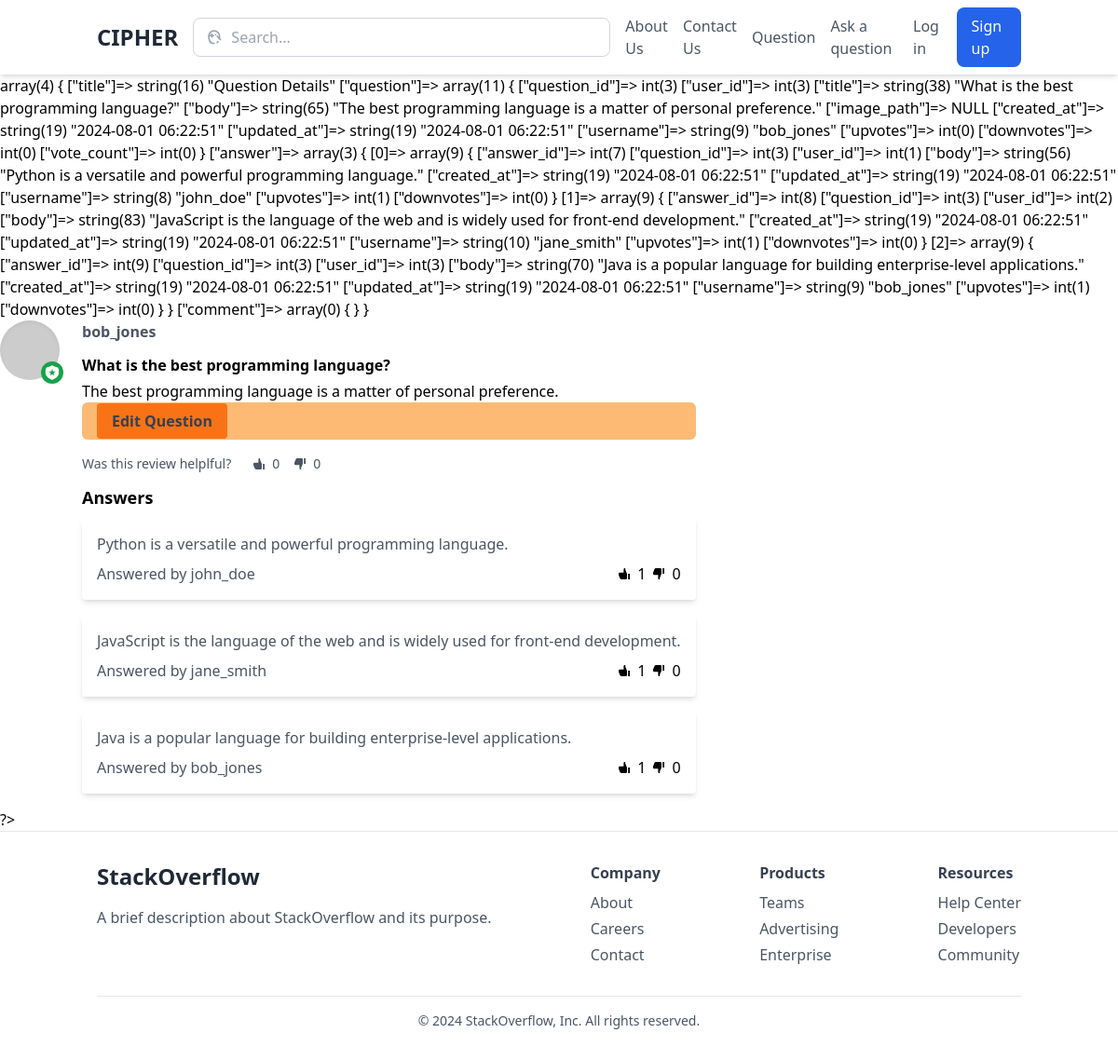
The page /question/show/3 on the database its author committed.
### tables this page shows
CREATE TABLE IF NOT EXISTS `Questions` (
  `question_id` int NOT NULL AUTO_INCREMENT,
  `user_id` int NOT NULL,
  `title` varchar(255) NOT NULL,
  `body` text NOT NULL,
  `image_path` varchar(255) DEFAULT NULL,
  `created_at` timestamp NULL DEFAULT CURRENT_TIMESTAMP,
  `updated_at` timestamp NULL DEFAULT CURRENT_TIMESTAMP ON UPDATE CURRENT_TIMESTAMP,
  PRIMARY KEY (`question_id`),
  KEY `user_id` (`user_id`),
  CONSTRAINT `Questions_ibfk_1` FOREIGN KEY (`user_id`) REFERENCES `Users` (`user_id`) ON DELETE CASCADE ON UPDATE CASCADE
);

CREATE TABLE IF NOT EXISTS `Users` (
  `user_id` int NOT NULL AUTO_INCREMENT,
  `username` varchar(50) NOT NULL,
  `email` varchar(100) NOT NULL,
  `password` varchar(255) NOT NULL,
  `created_at` timestamp NULL DEFAULT CURRENT_TIMESTAMP,
  `updated_at` timestamp NULL DEFAULT CURRENT_TIMESTAMP ON UPDATE CURRENT_TIMESTAMP,
  `role_id` int DEFAULT '2',
  `image_path` varchar(50) DEFAULT NULL,
  PRIMARY KEY (`user_id`),
  UNIQUE KEY `username` (`username`),
  UNIQUE KEY `email` (`email`),
  KEY `role_id` (`role_id`),
  CONSTRAINT `Users_ibfk_1` FOREIGN KEY (`role_id`) REFERENCES `Roles` (`role_id`) ON DELETE CASCADE ON UPDATE CASCADE
);

CREATE TABLE IF NOT EXISTS `Answers` (
  `answer_id` int NOT NULL AUTO_INCREMENT,
  `question_id` int NOT NULL,
  `user_id` int NOT NULL,
  `body` text NOT NULL,
  `created_at` timestamp NULL DEFAULT CURRENT_TIMESTAMP,
  `updated_at` timestamp NULL DEFAULT CURRENT_TIMESTAMP ON UPDATE CURRENT_TIMESTAMP,
  PRIMARY KEY (`answer_id`),
  KEY `question_id` (`question_id`),
  KEY `user_id` (`user_id`),
  CONSTRAINT `Answers_ibfk_1` FOREIGN KEY (`question_id`) REFERENCES `Questions` (`question_id`) ON DELETE CASCADE ON UPDATE CASCADE,
  CONSTRAINT `Answers_ibfk_2` FOREIGN KEY (`user_id`) REFERENCES `Users` (`user_id`) ON DELETE CASCADE ON UPDATE CASCADE
);

### core/Controller.php (called while the page is built, shortened)
<?php
class Controller {
    public function view($view, $data = []) {
        require_once 'app/views/' . $view . '.html.php';
    }
}

### app/controllers/QuestionController.php (called while the page is built, shortened)
<?php
require_once 'app/models/question.php';
require_once 'app/models/answer.php';
class QuestionController extends Controller{
    private $questionmodel;
    private $answermodel;
    private $commentmodel;
    public function __construct() {
        $this->questionmodel = new Question();
        $this->answermodel = new Answer();
        $this->commentmodel = new Comment();
    }
    public function show(int $questionId) {
        $question = $this->questionmodel->getQuestionById($questionId);
        $question_votecount =
        $answer = $this->answermodel->getAnswerByQuestionID($questionId);
        $comment = $this->commentmodel->getCommentByQuestionId($questionId);
        $data = [
            'title' => 'Question Details',
            'question' => $question,
            'answer' => $answer,
            'comment' => $comment,
        ];
        $this->view('question/show', $data);
    }
}

### core/Router.php (called while the page is built, shortened)
<?php
class Router {
    protected $method = 'index';
    public function __construct() {
        $url = $this->parseUrl();
        if (empty($url)) {
            $this->controller = 'HomeController';
        } else {
            if (file_exists('app/controllers/' . ucwords($url[0]) . 'Controller.php')) {
                unset($url[0]);
            }
        }
        $this->controller = new $this->controller;
        if (isset($url[1])) {
            if (method_exists($this->controller, $url[1])) {
                $this->method = $url[1];
                unset($url[1]);
            } else {
                throw new \Exception('The controller class does not have the specified method.');
            }
        } else if (method_exists($this->controller, 'index')) {
            $this->method = 'index';
        } else {
            throw new \Exception('The controller class does not have an index method.');
        }
        $this->params = $url ? array_values($url) : [];
        call_user_func_array([$this->controller, $this->method], $this->params);
    }
    public function parseUrl() {
        if (isset($_GET['url'])) {
            return explode('/', filter_var(rtrim($_GET['url'], '/'), FILTER_SANITIZE_URL));
        }
    }
}

### index.php (called while the page is built, shortened)
<?php
require_once 'core/Router.php';
require_once 'core/Controller.php';
require_once 'core/Database.php';
require_once 'core/Model.php';
$router = new Router();
?>

### core/database.php (called while the page is built, shortened)
<?php
class Database {
    private $host = DB_HOST;
    private $user = DB_USER;
    private $pass = DB_PASS;
    private $dbname = DB_NAME;
    private $dbport = DB_PORT;
    private $dbh;
    private $stmt;
    public function __construct() {
        $dsn = 'mysql:host=' . $this->host .';port=' . $this->dbport .';dbname=' . $this->dbname. ';charset=utf8';
        $options = array(
            PDO::ATTR_PERSISTENT => true,
            PDO::ATTR_ERRMODE => PDO::ERRMODE_EXCEPTION
        );
        try {
            $this->dbh = new PDO($dsn, $this->user, $this->pass, $options);
        } catch (PDOException $e) {
            $this->error = $e->getMessage();
            echo $this->error;
        }
    }
    public function query($sql) {
        $this->stmt = $this->dbh->prepare($sql);
    }
    public function bind($param, $value, $type = null) {
        if (is_null($type)) {
            switch (true) {
                case is_int($value):
                    $type = PDO::PARAM_INT;
                    break;
            }
        }
        $this->stmt->bindValue($param, $value, $type);
    }
    public function execute() {
        return $this->stmt->execute();
    }
    public function resultSet() {
        $this->execute();
        return $this->stmt->fetchAll(PDO::FETCH_OBJ);
    }
    public function single() {
        $this->execute();
        return $this->stmt->fetch(PDO::FETCH_OBJ);
    }
}

### core/Model.php (called while the page is built, shortened)
<?php
class Model {
    protected $db;
    public function __construct() {
        $this->db = new Database();
    }
    public function getAll(string $query, array $params = []): ?array {
        try {
            $this->db->query($query);
            foreach ($params as $param => $value) {
                $this->db->bind($param, $value);
            }
            return $this->db->resultSet();
        } catch (PDOException $e) {
            throw new PDOException('Database query failed: ' . $e->getMessage(), 0, $e);
        }
    }
    public function getSingle(string $query, array $params = []): ?object {
        $this->db->query($query);
        foreach ($params as $param => $value) {
            $this->db->bind($param, $value);
        }
        return $this->db->single();
    }
}

### app/models/question.php (called while the page is built, shortened)
<?php
class Question extends Model {
    public function getQuestionById(int $questionId): ?object {
        $query = 'SELECT Questions.question_id, Questions.user_id, Questions.title, Questions.body, Questions.image_path, Questions.created_at, Questions.updated_at, Users.username,
        (SELECT COUNT(*) FROM Votes WHERE Votes.question_id = Questions.question_id AND Votes.vote_type = "upvote") AS upvotes,
        (SELECT COUNT(*) FROM Votes WHERE Votes.question_id = Questions.question_id AND Votes.vote_type = "downvote") AS downvotes,
        (SELECT COUNT(*) FROM Votes WHERE Votes.question_id = Questions.question_id) AS vote_count
        FROM Questions JOIN Users ON Questions.user_id = Users.user_id WHERE Questions.question_id = :questionId';
        $params = [':questionId' => $questionId];
        return $this->getSingle($query, $params);
    }
}

### app/models/answer.php (called while the page is built, shortened)
<?php
class Answer extends Model {
    public function getAnswerByQuestionID($questionID) {
        $query = '
            SELECT
                Answers.answer_id,
                Answers.question_id,
                Answers.user_id,
                Answers.body,
                Answers.created_at,
                Answers.updated_at,
                Users.username,
                (
                SELECT COUNT(*) FROM Votes WHERE Votes.answer_id = Answers.answer_id AND Votes.vote_type = "upvote")
                AS upvotes,
            (
                SELECT COUNT(*) FROM Votes WHERE Votes.answer_id = Answers.answer_id AND Votes.vote_type = "downvote")
                AS downvotes
            FROM
                Answers
            JOIN
                Users ON Answers.user_id = Users.user_id
            WHERE
                Answers.question_id = :questionID';
        $params = [':questionID' => $questionID];
        return $this->getAll($query, $params);
    }
}

### app/views/question/show.html.php (the view, shortened to what this page needs)
<?php
require_once 'app/views/partials/head.php';
require_once 'app/views/partials/nav.php';
?>
<?php
$array_data = json_decode(json_encode($data), true);
var_dump($array_data);
?>
<div class="flex items-start">
  <div class="flex-shrink-0">
    <div class="inline-block relative">
      <div class="relative w-16 h-16 rounded-full overflow-hidden">
        <img class="absolute top-0 left-0 w-full h-full bg-cover object-fit object-cover" src="https://picsum.photos/id/646/200/200" alt="Profile picture">
        <div class="absolute top-0 left-0 w-full h-full rounded-full shadow-inner"></div>
      </div>
    </div>
  </div>
  <div class="ml-6">
    <p class="flex items-baseline">
      <span class="text-gray-600 font-bold"><?= $array_data['question']['username'] ?></span>
    </p>
    <div class="mt-3 ">
      <span class="font-bold"><?= $array_data['question']['title'] ?></span>
      <p class="mt-1"><?= $array_data['question']['body'] ?></p>
  <div class="bg-orange-300 hover:bg-orange-700 rounded-md py-2 px-4 mx-auto ">
  <a href="<?= URLROOT . '/questions/edit/' . $array_data['question']['question_id'] ?>" class="bg-orange-500 hover:bg-orange-700 text-gray-700 font-bold py-2 px-4 rounded">
  Edit Question
</a>
</div>
    </div>
    <div class="flex items-center justify-between mt-4 text-sm text-gray-600 fill-current">
      <div class="flex items-center">
        <span>Was this review helplful?</span>
        <button class="flex items-center ml-6">
          <svg class="w-3 h-3" xmlns="http://www.w3.org/2000/svg" viewBox="0 0 20 20"><path d="M11 0h1v3l3 7v8a2 2 0 0 1-2 2H5c-1.1 0-2.31-.84-2.7-1.88L0 12v-2a2 2 0 0 1 2-2h7V2a2 2 0 0 1 2-2zm6 10h3v10h-3V10z"/></svg>
          <span class="ml-2"><?= $array_data['question']['upvotes'] ?></span>
        </button>
        <button class="flex items-center ml-4">
          <svg class="w-3 h-3" xmlns="http://www.w3.org/2000/svg" viewBox="0 0 20 20"><path d="M11 20a2 2 0 0 1-2-2v-6H2a2 2 0 0 1-2-2V8l2.3-6.12A3.11 3.11 0 0 1 5 0h8a2 2 0 0 1 2 2v8l-3 7v3h-1zm6-10V0h3v10h-3z"/></svg>
          <span class="ml-2"><?= $array_data['question']['downvotes'] ?></span>
        </button>
      </div>
    </div>
    <div class="mt-3">
  <h2 class="text-lg font-bold mb-2">Answers</h2>
  <?php foreach ($array_data['answer'] as $answer) { ?>
    <div class="bg-white rounded shadow-md p-4 mb-4">
      <p class="text-gray-600"><?= $answer['body'] ?></p>
      <div class="flex items-center justify-between mt-2">
        <span class="text-gray-600">Answered by <?= $answer['username'] ?></span>
        <div class="flex items-center">
          <button class="flex items-center mr-2">
            <svg class="w-3 h-3" xmlns="http://www.w3.org/2000/svg" viewBox="0 0 20 20"><path d="M11 0h1v3l3 7v8a2 2 0 0 1-2 2H5c-1.1 0-2.31-.84-2.7-1.88L0 12v-2a2 2 0 0 1 2-2h7V2a2 2 0 0 1 2-2zm6 10h3v10h-3V10z"/></svg>
            <span class="ml-2"><?= $answer['upvotes'] ?></span>
          </button>
          <button class="flex items-center">
            <svg class="w-3 h-3" xmlns="http://www.w3.org/2000/svg" viewBox="0 0 20 20"><path d="M11 20a2 2 0 0 1-2-2v-6H2a2 2 0 0 1-2-2V8l2.3-6.12A3.11 3.11 0 0 1 5 0h8a2 2 0 0 1 2 2v8l-3 7v3h-1zm6-10V0h3v10h-3z"/></svg>
            <span class="ml-2"><?= $answer['downvotes'] ?></span>
          </button>
        </div>
      </div>
    </div>
    <?php } ?>
  </div>
    </div>
  </div>
?>
<?php require_once 'app/views/partials/footer.php' ; ?>

### rows shown on the page
questions: user.username "bob_jones", title "What is the best programming language?", body "The best programming language is a matter of personal preference."
answers: body "Python is a versatile and powerful programming language.", user.username "john_doe", upvotes "1", downvotes "0"
answers: body "JavaScript is the language of the web and is widely used for front-end development.", user.username "jane_smith", upvotes "1", downvotes "0"
answers: body "Java is a popular language for building enterprise-level applications.", user.username "bob_jones", upvotes "1", downvotes "0"

### other values the page prints
$array_data['question']['upvotes'] "0"
$array_data['question']['downvotes'] "0"
